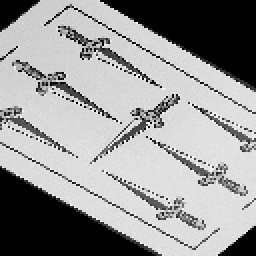
#> input picture models/dataset/images/7/contorno_6_rotated_-130.jpg, 128 x 128 px (shown 2 times larger)
$ python recorte.py
#> lines starting #> are read from the running program, lines starting #| are printed output that depends on the picture; after the words box and inside, x2 and y2 are one past the last pixel; in counts of white or black regions, pixels touching at a corner belong together
import cv2
import numpy as np

# Cargar la imagen
img = cv2.imread("models/dataset/images/7/contorno_6_rotated_-130.jpg")
#> img is the input picture: shape (128, 128, 3); min 0, max 255, mean 151.5
# Convertir la imagen a escala de grises
gray: object = cv2.cvtColor(img, cv2.COLOR_BGR2GRAY)

# Aplicar un umbral para obtener una imagen binaria
_, threshold = cv2.threshold(gray, 127, 255, cv2.THRESH_BINARY)
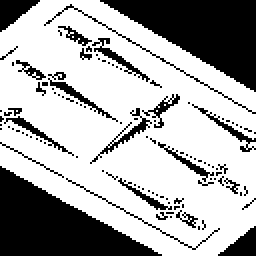
#> threshold: shape (128, 128) (shown 2 times larger); 67.1% white; 109 black regions (90 under 20 px)

# Encontrar contornos en la imagen binaria
contours, _ = cv2.findContours(threshold, cv2.RETR_EXTERNAL, cv2.CHAIN_APPROX_SIMPLE)
#> contours = 1 contour; box (x1, y1, x2, y2) and area: (0, 0, 128, 128) 12098

# Iterar sobre cada contorno y crear una imagen para cada uno
for i, contour in enumerate(contours):
    # Crear una imagen en blanco del mismo tamaño que la imagen original
    contour_image = np.zeros_like(img)

    # Dibujar el contorno en la imagen en blanco
    cv2.drawContours(contour_image, [contour], -1, (255, 255, 255), cv2.FILLED)

    # Recortar la región dentro del contorno en la imagen original
    x, y, w, h = cv2.boundingRect(contour)
    cropped = img[y:y+h, x:x+w]

    # Guardar la imagen recortada para el contorno actual
    cv2.imwrite(f"contorno_{i}.jpg", cropped)
#> this loop made 1 pass
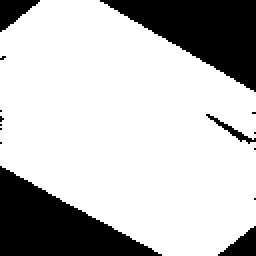
#> contour_image: shape (128, 128, 3) (shown 2 times larger); 75.2% white; 15 black regions (10 under 20 px), largest, box (x1, y1, x2, y2) and area: (0, 83, 81, 128) 1841, (50, 0, 128, 46) 1814, (0, 0, 20, 16) 173, (109, 113, 128, 128) 152, (103, 57, 128, 72) 69

$ run again, with models/dataset/images/7/contorno_6_rotated_-100.jpg copied over models/dataset/images/7/contorno_6_rotated_-130.jpg
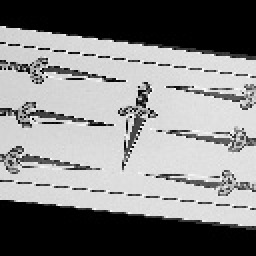
#> input picture models/dataset/images/7/contorno_6_rotated_-100.jpg, 128 x 128 px (shown 2 times larger)
#> img is the input picture: shape (128, 128, 3); min 0, max 254, mean 132.6
#> `_, threshold = cv2.threshold(gray, 127, 255, cv2.THRESH_BINARY)`:
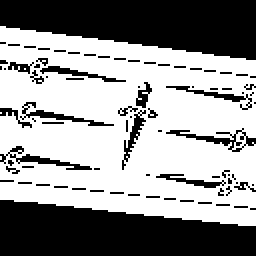
#> threshold: shape (128, 128) (shown 2 times larger); 58.3% white; 83 black regions (70 under 20 px)
#> contours = 3 contours, 2 with area under 20; largest, box (x1, y1, x2, y2) and area: (0, 13, 128, 113) 10535
#> the loop `for i, contour in enumerate(contours):` made 3 passes
#> (contour, y, w, h, cropped) on passes 1 to 2: ([[0, 78], [0, 79]], 78, 1, 2, [[138, 138, 138], [191, 191, 191]]), ([[0, 56]], 56, 1, 1, [[174, 174, 174]])
#> after the loop `for i, contour in enumerate(contours):`:
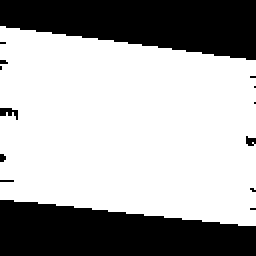
#> contour_image: shape (128, 128, 3) (shown 2 times larger); 65.8% white; 14 black regions (11 under 20 px), largest, box (x1, y1, x2, y2) and area: (0, 0, 128, 30) 2764, (0, 100, 128, 128) 2749, (0, 54, 9, 60) 31

$ run again, with models/dataset/images/7/contorno_6_rotated_-80.jpg copied over models/dataset/images/7/contorno_6_rotated_-130.jpg
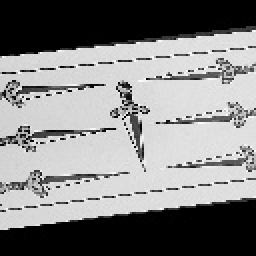
#> input picture models/dataset/images/7/contorno_6_rotated_-80.jpg, 128 x 128 px (shown 2 times larger)
#> img is the input picture: shape (128, 128, 3); min 0, max 255, mean 132.9
#> `_, threshold = cv2.threshold(gray, 127, 255, cv2.THRESH_BINARY)`:
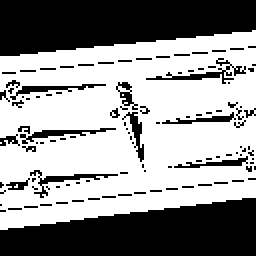
#> threshold: shape (128, 128) (shown 2 times larger); 58.3% white; 112 black regions (100 under 20 px)
#> contours = 2 contours, 1 with area under 20; largest, box (x1, y1, x2, y2) and area: (0, 15, 128, 115) 10570
#> the loop `for i, contour in enumerate(contours):` made 2 passes
#> (x, y, w, h, cropped) on pass 1: (0, 71, 1, 1, [[173, 173, 173]])
#> after the loop `for i, contour in enumerate(contours):`:
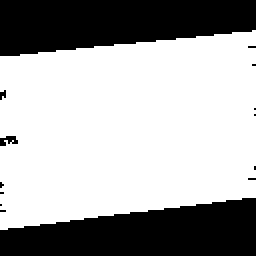
#> contour_image: shape (128, 128, 3) (shown 2 times larger); 65.9% white; 14 black regions (11 under 20 px), largest, box (x1, y1, x2, y2) and area: (0, 0, 128, 28) 2800, (0, 99, 128, 128) 2716, (0, 68, 9, 73) 29

$ run again, with models/dataset/images/7/contorno_6_rotated_-90.jpg copied over models/dataset/images/7/contorno_6_rotated_-130.jpg
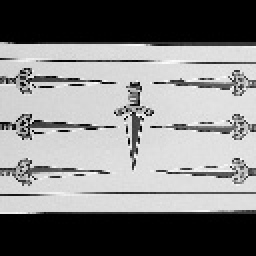
#> input picture models/dataset/images/7/contorno_6_rotated_-90.jpg, 128 x 128 px (shown 2 times larger)
#> img is the input picture: shape (128, 128, 3); min 0, max 253, mean 131.2
#> `_, threshold = cv2.threshold(gray, 127, 255, cv2.THRESH_BINARY)`:
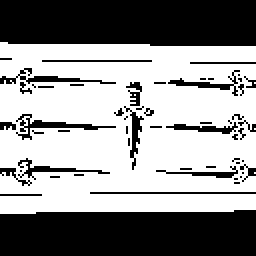
#> threshold: shape (128, 128) (shown 2 times larger); 57.5% white; 56 black regions (39 under 20 px)
#> contours = 4 contours, 3 with area under 20; largest, box (x1, y1, x2, y2) and area: (0, 21, 128, 107) 10071
#> the loop `for i, contour in enumerate(contours):` made 4 passes
#> (x, y, w, h, cropped) on passes 1 to 3: (127, 86, 1, 1, [[128, 128, 128]]), (127, 64, 1, 1, [[141, 141, 141]]), (127, 41, 1, 1, [[140, 140, 140]])
#> after the loop `for i, contour in enumerate(contours):`:
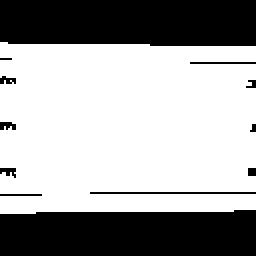
#> contour_image: shape (128, 128, 3) (shown 2 times larger); 63.8% white; 12 black regions (4 under 20 px), largest, box (x1, y1, x2, y2) and area: (0, 0, 128, 23) 2865, (0, 105, 128, 128) 2809, (45, 96, 128, 97) 83
